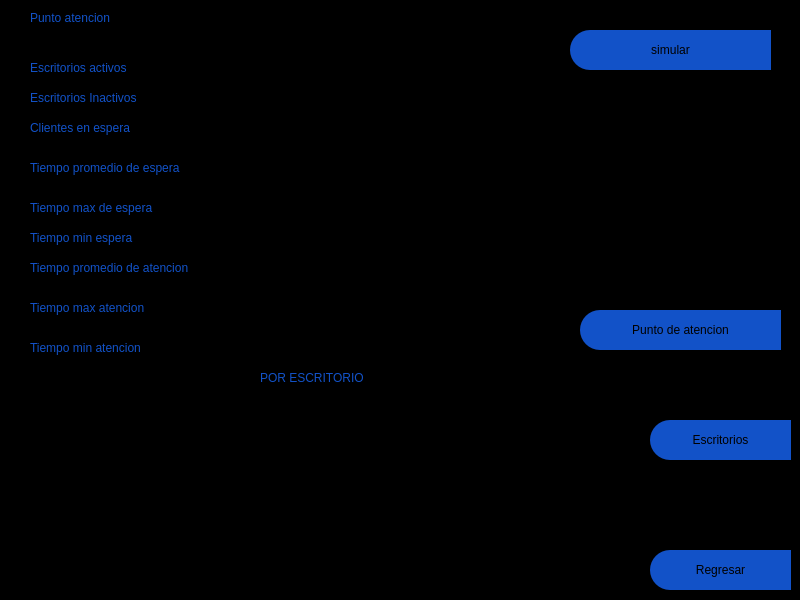
<?xml version="1.0" encoding="UTF-8"?>
<ui version="4.0">
 <class>MainWindow</class>
 <widget class="QMainWindow" name="MainWindow">
  <property name="geometry">
   <rect>
    <x>0</x>
    <y>0</y>
    <width>800</width>
    <height>600</height>
   </rect>
  </property>
  <property name="minimumSize">
   <size>
    <width>800</width>
    <height>600</height>
   </size>
  </property>
  <property name="maximumSize">
   <size>
    <width>800</width>
    <height>600</height>
   </size>
  </property>
  <property name="contextMenuPolicy">
   <enum>Qt::DefaultContextMenu</enum>
  </property>
  <property name="windowTitle">
   <string>Editar_curso</string>
  </property>
  <property name="styleSheet">
   <string notr="true"/>
  </property>
  <widget class="QWidget" name="centralwidget">
   <property name="maximumSize">
    <size>
     <width>800</width>
     <height>600</height>
    </size>
   </property>
   <widget class="QFrame" name="frame">
    <property name="geometry">
     <rect>
      <x>0</x>
      <y>0</y>
      <width>800</width>
      <height>600</height>
     </rect>
    </property>
    <property name="minimumSize">
     <size>
      <width>800</width>
      <height>600</height>
     </size>
    </property>
    <property name="maximumSize">
     <size>
      <width>800</width>
      <height>600</height>
     </size>
    </property>
    <property name="styleSheet">
     <string notr="true">QFrame{
background-color: rgb(0, 0, 0);
}



QLabel{
color: rgb(18, 82, 200);

font: 75 12pt &quot;Arial Black&quot;;
	
}

QLabel:hover{
color: white;


font: 75 12pt &quot;Arial Black&quot;;
}

QLineEdit{
background-color: rgb(0, 0, 0);
color: rgb(255, 255, 255);

font: 75 12pt &quot;Arial&quot;;
	
}

QTextEdit{
background-color: rgb(0, 0, 0);
color: rgb(255, 255, 255);

font: 75 12pt &quot;Arial&quot;;
	
}
</string>
    </property>
    <property name="frameShape">
     <enum>QFrame::StyledPanel</enum>
    </property>
    <property name="frameShadow">
     <enum>QFrame::Raised</enum>
    </property>
    <widget class="QPushButton" name="bt_regresar">
     <property name="geometry">
      <rect>
       <x>650</x>
       <y>550</y>
       <width>141</width>
       <height>40</height>
      </rect>
     </property>
     <property name="minimumSize">
      <size>
       <width>100</width>
       <height>40</height>
      </size>
     </property>
     <property name="styleSheet">
      <string notr="true">QPushButton{
background-color: rgb(18, 82, 200);
border-top-left-radius: 20px;
border-bottom-left-radius: 20px;

font: 75 11pt &quot;Arial Black&quot;;
	
}

QPushButton:hover{
background-color: white;
border-top-left-radius: 20px;
border-bottom-left-radius: 20px;

font: 75 11pt &quot;Arial Black&quot;;
}</string>
     </property>
     <property name="text">
      <string>Regresar</string>
     </property>
     <property name="icon">
      <iconset>
       <normaloff>../imagenes/pngfind.com-back-png-1934895.png</normaloff>../imagenes/pngfind.com-back-png-1934895.png</iconset>
     </property>
     <property name="iconSize">
      <size>
       <width>32</width>
       <height>32</height>
      </size>
     </property>
    </widget>
    <widget class="QPushButton" name="btnempresa">
     <property name="geometry">
      <rect>
       <x>580</x>
       <y>310</y>
       <width>201</width>
       <height>40</height>
      </rect>
     </property>
     <property name="minimumSize">
      <size>
       <width>100</width>
       <height>40</height>
      </size>
     </property>
     <property name="styleSheet">
      <string notr="true">QPushButton{
background-color: rgb(18, 82, 200);
border-top-left-radius: 20px;
border-bottom-left-radius: 20px;

font: 75 11pt &quot;Arial Black&quot;;
	
}

QPushButton:hover{
background-color: white;
border-top-left-radius: 20px;
border-bottom-left-radius: 20px;

font: 75 11pt &quot;Arial Black&quot;;
}</string>
     </property>
     <property name="text">
      <string>Punto de atencion</string>
     </property>
     <property name="icon">
      <iconset>
       <normaloff>../imagenes/escritura.png</normaloff>../imagenes/escritura.png</iconset>
     </property>
     <property name="iconSize">
      <size>
       <width>32</width>
       <height>32</height>
      </size>
     </property>
    </widget>
    <widget class="QLabel" name="labelpunto">
     <property name="geometry">
      <rect>
       <x>30</x>
       <y>0</y>
       <width>400</width>
       <height>35</height>
      </rect>
     </property>
     <property name="minimumSize">
      <size>
       <width>400</width>
       <height>35</height>
      </size>
     </property>
     <property name="maximumSize">
      <size>
       <width>200</width>
       <height>30</height>
      </size>
     </property>
     <property name="text">
      <string>Punto atencion</string>
     </property>
    </widget>
    <widget class="QLabel" name="labelescriactivo">
     <property name="geometry">
      <rect>
       <x>30</x>
       <y>50</y>
       <width>400</width>
       <height>35</height>
      </rect>
     </property>
     <property name="minimumSize">
      <size>
       <width>400</width>
       <height>35</height>
      </size>
     </property>
     <property name="maximumSize">
      <size>
       <width>200</width>
       <height>30</height>
      </size>
     </property>
     <property name="text">
      <string>Escritorios activos</string>
     </property>
    </widget>
    <widget class="QLabel" name="labelescridesactivo">
     <property name="geometry">
      <rect>
       <x>30</x>
       <y>80</y>
       <width>400</width>
       <height>35</height>
      </rect>
     </property>
     <property name="minimumSize">
      <size>
       <width>400</width>
       <height>35</height>
      </size>
     </property>
     <property name="maximumSize">
      <size>
       <width>200</width>
       <height>30</height>
      </size>
     </property>
     <property name="text">
      <string>Escritorios Inactivos</string>
     </property>
    </widget>
    <widget class="QLabel" name="labelclienteespera">
     <property name="geometry">
      <rect>
       <x>30</x>
       <y>110</y>
       <width>400</width>
       <height>35</height>
      </rect>
     </property>
     <property name="minimumSize">
      <size>
       <width>400</width>
       <height>35</height>
      </size>
     </property>
     <property name="maximumSize">
      <size>
       <width>200</width>
       <height>30</height>
      </size>
     </property>
     <property name="text">
      <string>Clientes en espera</string>
     </property>
    </widget>
    <widget class="QLabel" name="labeltiempopromedioespera">
     <property name="geometry">
      <rect>
       <x>30</x>
       <y>150</y>
       <width>400</width>
       <height>35</height>
      </rect>
     </property>
     <property name="minimumSize">
      <size>
       <width>400</width>
       <height>35</height>
      </size>
     </property>
     <property name="maximumSize">
      <size>
       <width>200</width>
       <height>30</height>
      </size>
     </property>
     <property name="text">
      <string>Tiempo promedio de espera</string>
     </property>
    </widget>
    <widget class="QLabel" name="labeltiempominespera">
     <property name="geometry">
      <rect>
       <x>30</x>
       <y>220</y>
       <width>400</width>
       <height>35</height>
      </rect>
     </property>
     <property name="minimumSize">
      <size>
       <width>400</width>
       <height>35</height>
      </size>
     </property>
     <property name="maximumSize">
      <size>
       <width>200</width>
       <height>30</height>
      </size>
     </property>
     <property name="text">
      <string>Tiempo min espera</string>
     </property>
    </widget>
    <widget class="QLabel" name="labeltiempomaxespera">
     <property name="geometry">
      <rect>
       <x>30</x>
       <y>190</y>
       <width>400</width>
       <height>35</height>
      </rect>
     </property>
     <property name="minimumSize">
      <size>
       <width>400</width>
       <height>35</height>
      </size>
     </property>
     <property name="maximumSize">
      <size>
       <width>200</width>
       <height>30</height>
      </size>
     </property>
     <property name="text">
      <string>Tiempo max de espera </string>
     </property>
    </widget>
    <widget class="QLabel" name="label_21">
     <property name="geometry">
      <rect>
       <x>260</x>
       <y>360</y>
       <width>200</width>
       <height>35</height>
      </rect>
     </property>
     <property name="minimumSize">
      <size>
       <width>200</width>
       <height>35</height>
      </size>
     </property>
     <property name="maximumSize">
      <size>
       <width>200</width>
       <height>30</height>
      </size>
     </property>
     <property name="text">
      <string>POR ESCRITORIO</string>
     </property>
    </widget>
    <widget class="QLabel" name="labeltiempominatencion">
     <property name="geometry">
      <rect>
       <x>30</x>
       <y>330</y>
       <width>400</width>
       <height>35</height>
      </rect>
     </property>
     <property name="minimumSize">
      <size>
       <width>400</width>
       <height>35</height>
      </size>
     </property>
     <property name="maximumSize">
      <size>
       <width>200</width>
       <height>30</height>
      </size>
     </property>
     <property name="text">
      <string>Tiempo min atencion</string>
     </property>
    </widget>
    <widget class="QLabel" name="labeltiempomaxatencion">
     <property name="geometry">
      <rect>
       <x>30</x>
       <y>290</y>
       <width>400</width>
       <height>35</height>
      </rect>
     </property>
     <property name="minimumSize">
      <size>
       <width>400</width>
       <height>35</height>
      </size>
     </property>
     <property name="maximumSize">
      <size>
       <width>200</width>
       <height>30</height>
      </size>
     </property>
     <property name="text">
      <string>Tiempo max atencion</string>
     </property>
    </widget>
    <widget class="QPushButton" name="btnporescritorio">
     <property name="geometry">
      <rect>
       <x>650</x>
       <y>420</y>
       <width>141</width>
       <height>40</height>
      </rect>
     </property>
     <property name="minimumSize">
      <size>
       <width>100</width>
       <height>40</height>
      </size>
     </property>
     <property name="styleSheet">
      <string notr="true">QPushButton{
background-color: rgb(18, 82, 200);
border-top-left-radius: 20px;
border-bottom-left-radius: 20px;

font: 75 11pt &quot;Arial Black&quot;;
	
}

QPushButton:hover{
background-color: white;
border-top-left-radius: 20px;
border-bottom-left-radius: 20px;

font: 75 11pt &quot;Arial Black&quot;;
}</string>
     </property>
     <property name="text">
      <string>Escritorios</string>
     </property>
     <property name="icon">
      <iconset>
       <normaloff>../imagenes/escritura.png</normaloff>../imagenes/escritura.png</iconset>
     </property>
     <property name="iconSize">
      <size>
       <width>32</width>
       <height>32</height>
      </size>
     </property>
    </widget>
    <widget class="QLabel" name="labeltiempopromedioatencion">
     <property name="geometry">
      <rect>
       <x>30</x>
       <y>250</y>
       <width>400</width>
       <height>35</height>
      </rect>
     </property>
     <property name="minimumSize">
      <size>
       <width>400</width>
       <height>35</height>
      </size>
     </property>
     <property name="maximumSize">
      <size>
       <width>200</width>
       <height>30</height>
      </size>
     </property>
     <property name="text">
      <string>Tiempo promedio de atencion</string>
     </property>
    </widget>
    <widget class="QTextEdit" name="textEditinfo">
     <property name="geometry">
      <rect>
       <x>30</x>
       <y>400</y>
       <width>611</width>
       <height>191</height>
      </rect>
     </property>
     <property name="html">
      <string>&lt;!DOCTYPE HTML PUBLIC &quot;-//W3C//DTD HTML 4.0//EN&quot; &quot;http://www.w3.org/TR/REC-html40/strict.dtd&quot;&gt;
&lt;html&gt;&lt;head&gt;&lt;meta name=&quot;qrichtext&quot; content=&quot;1&quot; /&gt;&lt;style type=&quot;text/css&quot;&gt;
p, li { white-space: pre-wrap; }
&lt;/style&gt;&lt;/head&gt;&lt;body style=&quot; font-family:'Arial'; font-size:12pt; font-weight:72; font-style:normal;&quot;&gt;
&lt;p style=&quot;-qt-paragraph-type:empty; margin-top:0px; margin-bottom:0px; margin-left:0px; margin-right:0px; -qt-block-indent:0; text-indent:0px;&quot;&gt;&lt;br /&gt;&lt;/p&gt;&lt;/body&gt;&lt;/html&gt;</string>
     </property>
    </widget>
    <widget class="QPushButton" name="btnsimular">
     <property name="geometry">
      <rect>
       <x>570</x>
       <y>30</y>
       <width>201</width>
       <height>40</height>
      </rect>
     </property>
     <property name="minimumSize">
      <size>
       <width>100</width>
       <height>40</height>
      </size>
     </property>
     <property name="styleSheet">
      <string notr="true">QPushButton{
background-color: rgb(18, 82, 200);
border-top-left-radius: 20px;
border-bottom-left-radius: 20px;

font: 75 11pt &quot;Arial Black&quot;;
	
}

QPushButton:hover{
background-color: white;
border-top-left-radius: 20px;
border-bottom-left-radius: 20px;

font: 75 11pt &quot;Arial Black&quot;;
}</string>
     </property>
     <property name="text">
      <string>simular</string>
     </property>
     <property name="icon">
      <iconset>
       <normaloff>../imagenes/escritura.png</normaloff>../imagenes/escritura.png</iconset>
     </property>
     <property name="iconSize">
      <size>
       <width>32</width>
       <height>32</height>
      </size>
     </property>
    </widget>
   </widget>
  </widget>
 </widget>
 <resources/>
 <connections/>
</ui>
